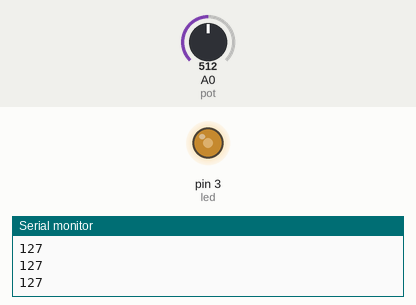
Simulated run of this sketch. Board: Arduino Uno, built with avr-gcc and run on an emulated ATmega328P. On the bench: output pins drawn as LEDs (lit = HIGH), the last lines printed to the serial monitor. The inputs (shaded band) are chosen by the test bench; at power-on: A0 (pot) = 512.

Above: at 1.2 s.
1.3 s: A0 (pot) set to 716
At 2.4 s:
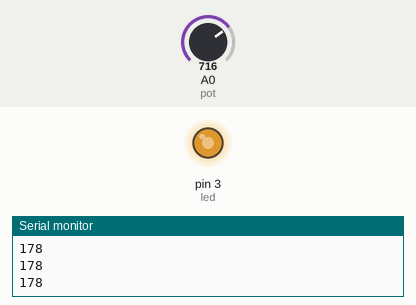
2.8 s: A0 (pot) set to 900
At 3.7 s:
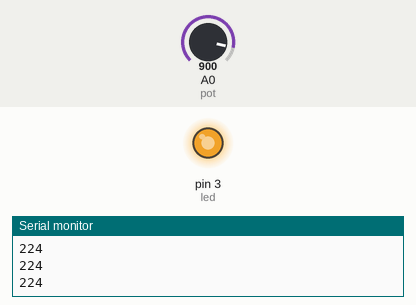
4.3 s: A0 (pot) set to 122
At 4.7 s:
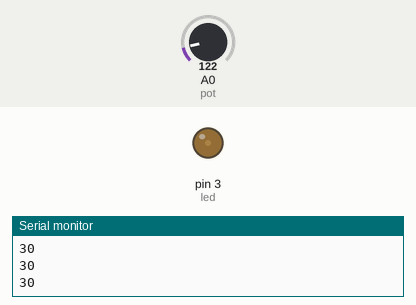
5.8 s: A0 (pot) set to 0
At 7.0 s:
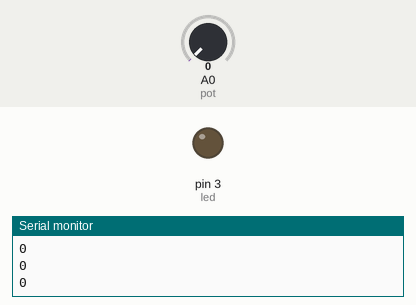
7.3 s: A0 (pot) set to 511
At 8.2 s:
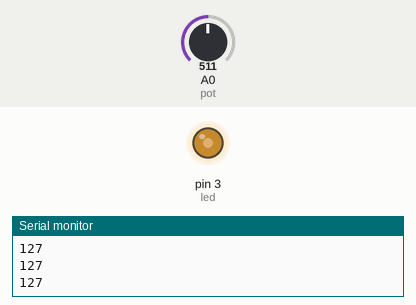
Timing chart, 0 to 9.8 s (numbered marks = the images above; inputs shaded):
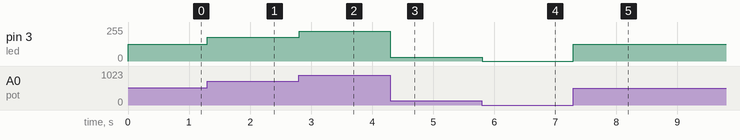

Measured:
- after the input at 1.3 s, pin 3 (led): 127/255 → 178/255 at once
- after the input at 2.8 s, pin 3 (led): 178/255 → 224/255 at once
- after the input at 4.3 s, pin 3 (led): 224/255 → 30/255 at once
- after the input at 5.8 s, pin 3 (led): 30/255 → 0/255 at once
- after the input at 7.3 s, pin 3 (led): 0/255 → 127/255 at once

The sketch:

3_robotics_pot.ino
```cpp
int led=3;
int pot=A0;
int reading;
void setup(){
  Serial.begin(9600);
  pinMode(led,OUTPUT);
}
void loop(){
  reading=analogRead(pot);
  reading=map(reading,0,1023,0,255);
  analogWrite(led,reading);
  Serial.println(reading);
}
```
